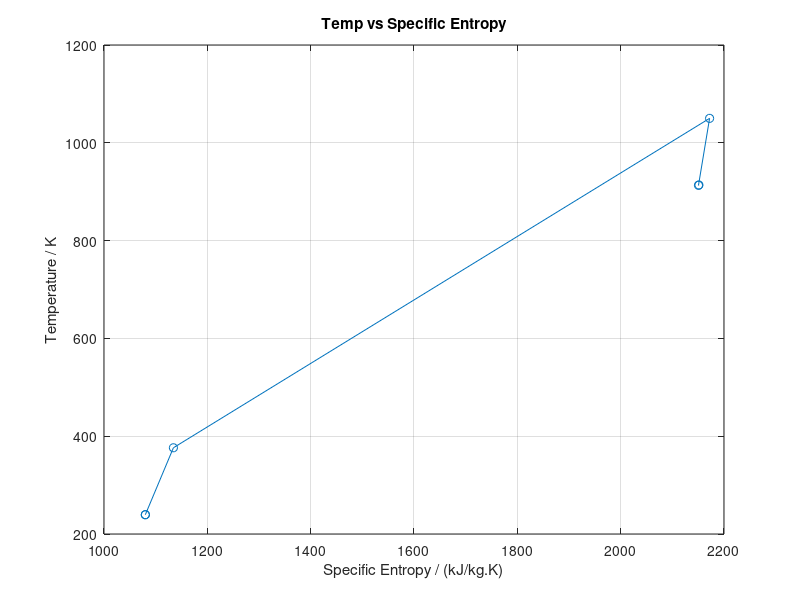
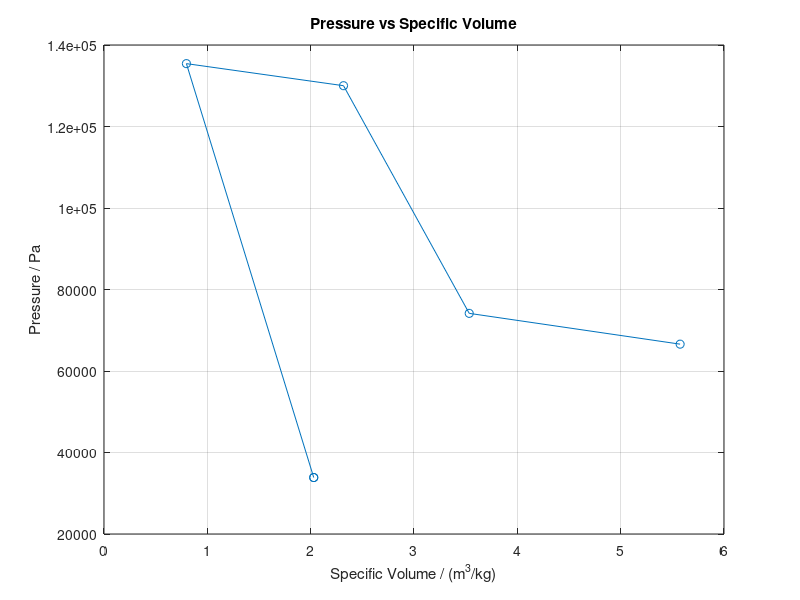

Reproduce these figures in MATLAB, in order.
function TJ2

clear,clc,close all;

Temp = zeros(6,1);
Press = zeros(6,1);
s_vol = zeros(6,1);
s_entro = zeros(6,1);
thrust_array = zeros(1,2);
sfc_array = zeros(1,2);

%[Po,To,Mo,cp_gas,tau_r,tau_d,tau_c,tau_b,tau_t,tau_n,pi_r,pi_d,pi_c,pi_b,pi_t,pi_n,Ttb_lim,Eff_c,Eff_b,Eff_t,Eff_n] = inputparameters ;

%[Po,To,Mo,mo,cp_gas, gamma_gas] = [100e+3 , 223 , 2 , 32 , 1000 , 1.4];

cp_gas = 1000;  %J/Kg.Kelvin
Cva = 718; %J/Kg.Kelvin
Qhv = 43260000; %J/kg
gamma_gas = 1.4;
R = 287;


h = 10000;
Tamb = (15.04-(0.00649*h))
Pamb = (101.29* ((Tamb+273.1)/288.08)^5.256)
Mo = .6;
Velo_sound = (gamma_gas*R*(Tamb + 273))^0.5;
Velo_1 = Mo*Velo_sound;
Dynamic_Temp = (Velo_1^2)/(2*cp_gas);


Pt = Pamb*1000*(1 + Dynamic_Temp/(Tamb + 273))^(gamma_gas/(gamma_gas-1)) %Pascals
Tt = Tamb + 273.16 + Dynamic_Temp %Kelvin

Po = Pt; %Pascals
To = Tt; %Kelvin



%so  = 1000*(air_table(Tt)); % This needs to be automated
so = 1080;

Temp(1,1) = To;
Press(1,1) = Po;
s_entro(1,1) = so;
vo=(R*To)/Po;
s_vol(1,1) = vo;



%%[R,gamma_air,gamma_gas,cp_air,cp_gas,hf]= standard_vals;
%%[ m2 , T2 , p2 , W] = Comp_Func ( Mo , To , Po ,pi_c , Eff_c , gamma_gas , cp_gas );
eff_inlet= 0.98;
%%Inlet Function call
[T1,p1,s1,v1] = inlet_func( Velo_1,cp_gas, To,Po,eff_inlet,so,R,gamma_gas);

%Compressor Function Call
Temp(2,1) = T1;
Press(2,1) = p1;
s_entro(2,1) = s1;
s_vol(2,1) = v1;

Eff_c = .85;
PR_c = 4; 
ncomp_isen = 0.86;
[ T2 , p2 ,v2 , s2 , W_c ] = Comp_Func (  T1 , p1 , PR_c , Eff_c , gamma_gas , cp_gas , R , s1,ncomp_isen ,Cva);



Temp(3,1) = T2;
Press(3,1) = p2;
s_entro(3,1) = s2;
s_vol(3,1) = v2;

%Burner Function Call

BET=1050;
PR_burn = 0.96;
[ T3 ,p3 , v3 , s3,AF] = burner_func (  T2 , p2 ,  cp_gas , R , s2,PR_burn,BET,Qhv );



Temp(4,1) = T3;
Press(4,1) = p3;
s_entro(4,1) = s3;
s_vol(4,1) = v3;

%cp_gas = 1004;

%Turbine Function Call

Eff_isen_turb = .9;
Eff_mechn_turb = 1;
W_t = W_c

[ T4 , p4 ,v4 , s4 ] = Turb_Func( T3 , p3 , Eff_isen_turb , Eff_mechn_turb , W_t , gamma_gas , cp_gas , s3 ,R,Cva);



Temp(5,1) = T4;
Press(5,1) = p4;
s_entro(5,1) = s4;
s_vol(5,1) = v4;

%Nozzle Function Call

Eff_Noz = 1;
%PR_noz = .05;
A_noz = 0.06;

[ m5 , T5 , p5 , Velo_5 , v5 , s5 ] = Nozzle_Func( T4 , p4 , Eff_Noz , gamma_gas , cp_gas , s4, R , A_noz);

dyn_temp = ((Velo_5)^2)/(2 * cp_gas)
dyn_press = ((Velo_5)^2)/(v5*2)
Temp(6,1) = T5 + dyn_temp
Press(6,1) = p5  + dyn_press
s_entro(6,1) = s5;
s_vol(6,1) = v5;


%Thrust Function Call
m_fuel = m5 /(1+AF)
m_inlet = m5-m_fuel

[net_thrust , net_thrust_spec] = thrust_func(Velo_1,Velo_5, m5,Po,p5,A_noz,m_inlet);
thrust1 = net_thrust;

%SFC Calculation

specific_fuel = m_fuel/net_thrust;
sfc1 = specific_fuel
net_thrust


%PLOTS
figure(1)
plot(s_entro,Temp ,'-o') 
grid on;
title('Temp vs Specific Entropy')
xlabel('Specific Entropy / (kJ/kg.K)')
ylabel('Temperature / K')
zlabel('Pressure / Pa')

figure(2)
plot(s_vol,Press ,'-o')
grid on;
title('Pressure vs Specific Volume')
xlabel('Specific Volume / (m^3/kg)')
ylabel('Pressure / Pa')

end


%% Attached functions

function [thrust_net , thrust_s ] = thrust_func(Velo_1,Velo_2, m2,Po,p2,A_noz,m_inlet)

%Calculating Thrust

%gross thrust

pressure_thrust = (A_noz)*(p2-Po);

thrust_g = m2*Velo_2;

%Ram Drag

ram_drag = m_inlet*Velo_1;

%Net Thrust

thrust_net = thrust_g + pressure_thrust - ram_drag ;

%Spec Net Thrust

thrust_s = thrust_net/m_inlet;



end

function [T2,P2,s2,v2] =inlet_func(Velo_1,cp_gas,T1,P1,eff_inlet,s1,R,gamma)
%delta_t= (Velo_1^2)/(2*cp_gas);
delta_t = 0;
T2 = T1+delta_t;
pratio = (1 + eff_inlet*(delta_t/T1) )^(gamma/(gamma-1));
P2 = pratio * P1;
v2= (R*T2)/P2;
delta_s = cp_gas*log((T2/T1)) - R*log(P2/P1);
s2 = s1 + delta_s;
end

    function [T2 , P2 , v2 , s2 , W] = Comp_Func (  T1 , P1 ,PR , Eff , gamma , Cpa , R, s1,ncomp_isen,Cva )
    % Calculates the massflow , temperature and pressure of a compressor with a
    % given massflow , pressure , pressure ratio , efficiency and using the gamma
    % and CP of air.
    % Calculate Pressure
    P2=PR*P1;
    % Calculate Temperature using Isentropic efficiency
    T2id = T1*(1/Eff)*((P2/P1)^(( gamma -1)/ gamma ) -1) + T1;
    %T2 = ((T2id-T1)/ncomp_isen)+T1;
    T2 = T2id;

    %T2_isen = T1*( (P2/P1)^(( gamma -1)/ gamma ));
    %W_isen = Cpa *(T2_isen -T1 );

    % Calculate work done by the compressor
    W=Cpa *(T2 -T1 );
    % Calculate v1 at Compressor Outlet
    v1 = (R*T1)/P1;
    v2 = (R*T2)/P2;
    % Calculate s1 at Compressor Outlet
    delta_s = Cpa*log((T2/T1)) - R*log(P2/P1);
    s2 = s1 + delta_s;

    end
    
    function [ T2 ,P2 , v2, s2,AF ] = burner_func ( T1 , P1 , Cpg, R, s1,PR_burn,BET,Qhv )

T2=BET;
P2=PR_burn*P1;
% Calculate v2 at Burner Outlet
v2 = (R*T2)/P2;
%AF
delta_T = T2-T1;
AF = (Qhv/(Cpg * delta_T))-1;
% Calculate s2 at Burner Outlet
Delta_s = (Cpg)*log(T2/T1) - (R)*log(P2/P1);
s2 = Delta_s + s1;
    end

    function [ m2 , T2 , P2 , Velo_2 , v2 , s2 ] = Nozzle_Func(  T1 , P1 , Eff_noz , gamma_gas , Cpg ,s1 ,R, A_noz )
% Calculates the massflow , temperature and pressure of an exhaust with a given
%  pressure , pressure ratio , efficiency and using the gamma of gas,
%  Area,entropy at inlet

%Finding Pc

exponent = (gamma_gas)/(gamma_gas-1);

ratio = (1-(1/Eff_noz)*((gamma_gas-1)/(gamma_gas+1)))^exponent ;
Pc = P1*ratio;
%Calculate T2
T2 = T1*(2*(1/(gamma_gas + 1)));

%Calculating exit pressure
P2= P1*(ratio);



%calcuate density
row = Pc/(R*T2);
%calcuate velocity
Velo_2 = (gamma_gas*R*T2)^0.5;
%Calculating mass flow rate
m2 = A_noz * row * Velo_2;
% Calculate v2 at nozzle Outlet
v2 = (R*T2)/P2;
% Calculate s2 at nozzle Outlet
delta_s=Cpg*log((T2/T1))- R*log(P2/P1);
s2 = s1 + delta_s;
    end

    function [ T2 , P2 , v2, s2 , PR ] = Turb_Func( T1 , P1 , Eff_isen , Eff_mechn , W , gamma_gas , Cpg, s1, R,Cva)
% Calculates the massflow , temperature and pressure of a turbine with a given
% massflow , pressure , Mechanical and isentropic efficiencies , the work done ,
% the cp of gass and using the gamma of gas
% Calculate temperature difference due to work done

Delta_T = W/(Cpg*Eff_mechn);
%Calculating T2
T2 = T1 - Delta_T;
%calculating volume1
v1 = (R*T1)/P1;
%Calculate P2 with isentropic effeciency
P2 = (1/Eff_isen)*P1*((T2/T1)^(gamma_gas/(gamma_gas-1)) - 1 ) + P1;
%Calculating Pressure ratio
PR = P1/P2;
% Calculate v2 at Turbine Outlet
v2 = (R*T2)/P2;
% Calculate s2 at Compressor Outlet
delta_s = Cpg*log(T1/T2) - R*log(P1/P2);
s2 = s1 + delta_s;
end
    
    